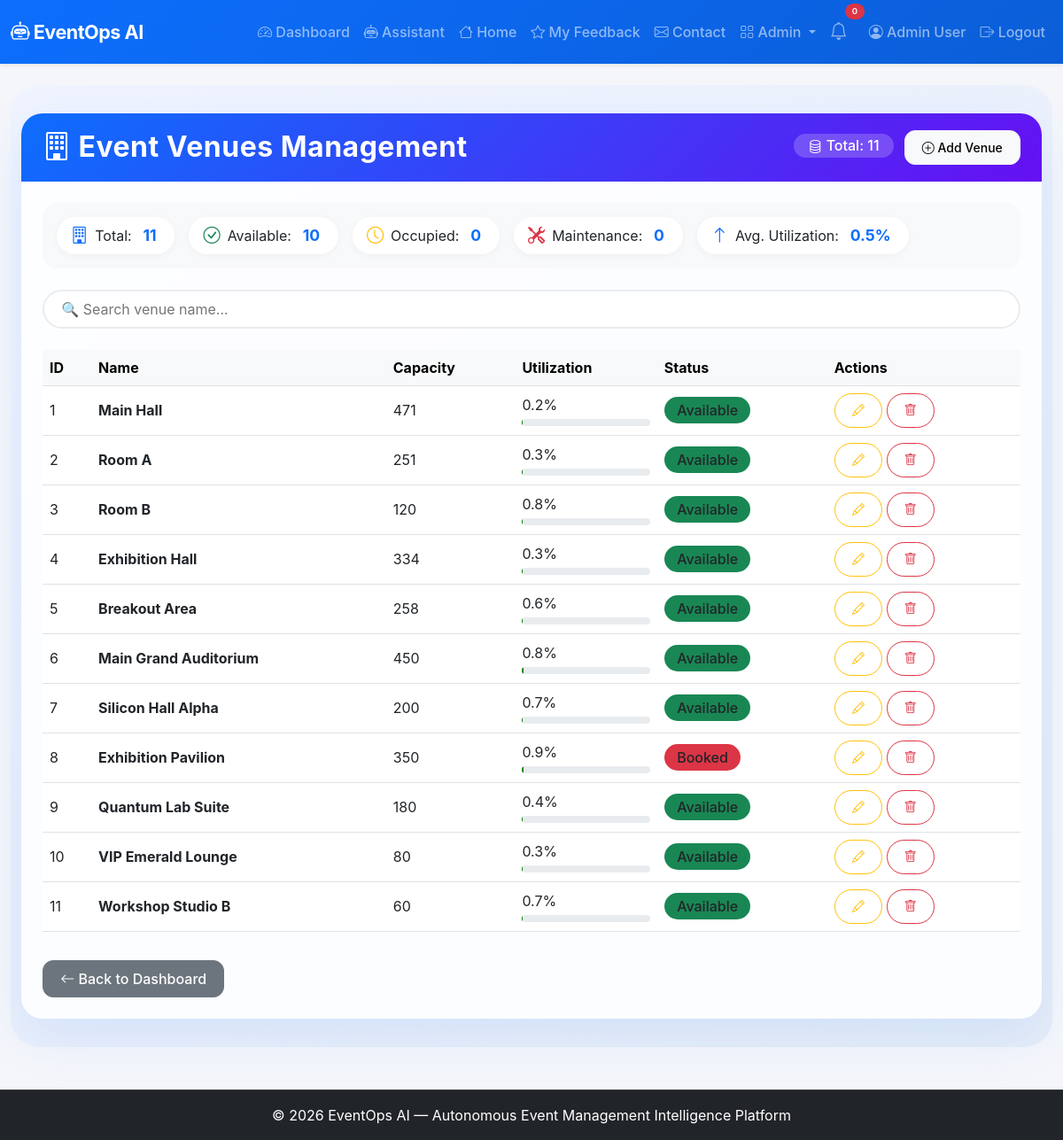
The app's page /admin/venues (signed in) with its own data.
### app.py (models this page shows, shortened)
class User(UserMixin, db.Model):
    id = db.Column(db.Integer, primary_key=True)
    name = db.Column(db.String(100), nullable=False)
    email = db.Column(db.String(100), unique=True, nullable=False)
    password_hash = db.Column(db.String(200), nullable=False)
    role = db.Column(db.String(20), default='user')
    created_at = db.Column(db.DateTime, default=lambda: datetime.now(timezone.utc))

class Venue(db.Model):
    id = db.Column(db.Integer, primary_key=True)
    name = db.Column(db.String(100), nullable=False)
    capacity = db.Column(db.Integer)
    utilization = db.Column(db.Float, default=0.0)
    status = db.Column(db.String(20), default='available')
    created_at = db.Column(db.DateTime, default=lambda: datetime.now(timezone.utc))

### app.py (the view)
@app.route('/admin/venues')
@login_required
def admin_venues():
    if current_user.role != 'admin':
        abort(403)
    venues = Venue.query.all()
    return render_template('admin_venues.html', venues=venues)

### app.py (called while the page is built)
@login_manager.user_loader
def load_user(user_id):
    return User.query.get(int(user_id))

### templates/admin_venues.html (shortened to what this page needs)
{% extends "base.html" %}
{% block content %}
<div class="admin-wrapper">
    <div class="container-fluid">
        <div class="card admin-card">
            <div class="card-header d-flex flex-wrap justify-content-between align-items-center">
                <h2 class="mb-0"><i class="bi bi-building me-2"></i>Event Venues Management</h2>
                <div>
                    <span class="total-badge"><i class="bi bi-database"></i> Total: {{ venues|length }}</span>
                    <a href="{{ url_for('admin_venue_add') }}" class="btn btn-light btn-sm ms-2">
                        <i class="bi bi-plus-circle"></i> Add Venue
                    </a>
                </div>
            </div>
            <div class="card-body">
                <div class="stats-row">
                    <div class="stat-item"><i class="bi bi-building"></i> Total: <span class="stat-num">{{ venues|length
                            }}</span></div>
                    <div class="stat-item"><i class="bi bi-check-circle text-success"></i> Available: <span
                            class="stat-num">{{ venues|selectattr('status', 'equalto', 'available')|list|length
                            }}</span></div>
                    <div class="stat-item"><i class="bi bi-clock text-warning"></i> Occupied: <span class="stat-num">{{
                            venues|selectattr('status', 'equalto', 'occupied')|list|length }}</span></div>
                    <div class="stat-item"><i class="bi bi-tools text-danger"></i> Maintenance: <span
                            class="stat-num">{{ venues|selectattr('status', 'equalto', 'maintenance')|list|length
                            }}</span></div>
                    <div class="stat-item"><i class="bi bi-arrow-up text-primary"></i> Avg. Utilization: <span
                            class="stat-num">{{ (venues|map(attribute='utilization')|sum / venues|length)|round(1) if
                            venues else 0 }}%</span></div>
                </div>
                <div class="filter-bar">
                    <input type="text" id="searchVenue" class="search-box" placeholder="🔍 Search venue name...">
                </div>
                <div class="table-responsive">
                    <table class="table table-hover align-middle" id="venueTable">
                        <thead class="table-light">
                            <tr>
                                <th>ID</th>
                                <th>Name</th>
                                <th>Capacity</th>
                                <th>Utilization</th>
                                <th>Status</th>
                                <th>Actions</th>
                            </tr>
                        </thead>
                        <tbody>
                            {% for venue in venues %}
                            <tr data-name="{{ venue.name|lower }}">
                                <td>{{ venue.id }}</td>
                                <td><strong>{{ venue.name }}</strong></td>
                                <td>{{ venue.capacity }}</td>
                                <td>
                                    {{ venue.utilization|round(1) }}%
                                    <div class="utilization-bar">
                                    </div>
                                </td>
                                <td>
                                    <span
                                        class="badge-status bg-{{ 'success' if venue.status == 'available' else 'warning' if venue.status == 'occupied' else 'danger' }}">
                                        {{ venue.status|title }}
                                    </span>
                                </td>
                                <td>
                                    <a href="{{ url_for('admin_venue_edit', venue_id=venue.id) }}"
                                        class="btn btn-sm btn-outline-warning"><i class="bi bi-pencil"></i></a>
                                    <a href="{{ url_for('admin_venue_delete', venue_id=venue.id) }}"
                                        class="btn btn-sm btn-outline-danger"
                                        onclick="return confirm('Delete this venue?')"><i class="bi bi-trash"></i></a>
                                </td>
                            </tr>
                            {% endfor %}
                        </tbody>
                    </table>
                </div>
                <div class="mt-3">
                    <a href="{{ url_for('dashboard') }}" class="btn btn-secondary">
                        <i class="bi bi-arrow-left"></i> Back to Dashboard
                    </a>
                </div>
            </div>
        </div>
    </div>
</div>
{% endblock %}

### templates/base.html (shortened to what this page needs)
<!DOCTYPE html>
<html lang="en">
<head>
    <link href="https://cdn.jsdelivr.net/npm/bootstrap@5.3.0/dist/css/bootstrap.min.css" rel="stylesheet">
    <link rel="stylesheet" href="https://cdn.jsdelivr.net/npm/bootstrap-icons@1.11.0/font/bootstrap-icons.css">
    <link rel="stylesheet" href="{{ url_for('static', filename='css/style.css') }}">
</head>
<body>
    <nav class="navbar navbar-expand-lg navbar-dark bg-primary shadow-sm">
        <div class="container-fluid">
            <a class="navbar-brand fw-bold" href="{{ url_for('index') }}">
                <i class="bi bi-robot"></i> EventOps AI
            </a>
            <div class="collapse navbar-collapse" id="navbarNav">
                <ul class="navbar-nav ms-auto align-items-lg-center">
                    {% if current_user.is_authenticated %}
                    <li class="nav-item">
                        <a class="nav-link" href="{{ url_for('dashboard') }}">
                            <i class="bi bi-speedometer2"></i> Dashboard
                        </a>
                    </li>
                    <li class="nav-item">
                        <a class="nav-link" href="{{ url_for('assistant_page') }}">
                            <i class="bi bi-robot"></i> Assistant
                        </a>
                    </li>
                    <li class="nav-item">
                        <a class="nav-link" href="{{ url_for('index') }}">
                            <i class="bi bi-house"></i> Home
                        </a>
                    </li>
                    <li class="nav-item">
                        <a class="nav-link" href="{{ url_for('feedback_list') }}">
                            <i class="bi bi-star"></i> My Feedback
                        </a>
                    </li>
                    <li class="nav-item">
                        <a class="nav-link" href="{{ url_for('contact') }}">
                            <i class="bi bi-envelope"></i> Contact
                        </a>
                    </li>
                    {% if current_user.role == 'admin' %}
                    <li class="nav-item dropdown">
                        <a class="nav-link dropdown-toggle" href="#" role="button" data-bs-toggle="dropdown">
                            <i class="bi bi-grid"></i> Admin
                        </a>
                    </li>
                    {% endif %}
                    <li class="nav-item position-relative me-2">
                        <a class="nav-link" href="#" title="Notifications" data-bs-toggle="dropdown">
                            <i class="bi bi-bell fs-5"></i>
                            <span
                                class="position-absolute top-0 start-100 translate-middle badge rounded-pill bg-danger"
                                style="font-size:0.6rem;">
                                0
                            </span>
                        </a>
                    </li>
                    <li class="nav-item">
                        <a class="nav-link" href="{{ url_for('profile') }}">
                            <i class="bi bi-person-circle"></i> {{ current_user.name }}
                        </a>
                    </li>
                    <li class="nav-item">
                        <a class="nav-link" href="{{ url_for('logout') }}">
                            <i class="bi bi-box-arrow-right"></i> Logout
                        </a>
                    </li>
                    {% endif %}
                </ul>
            </div>
        </div>
    </nav>
    <main class="container-fluid py-4">
        {% block content %}{% endblock %}
    </main>
    <footer class="footer bg-dark text-white py-3 mt-4">
        <div class="container text-center">
            <span>© 2026 EventOps AI — Autonomous Event Management Intelligence Platform</span>
        </div>
    </footer>
</body>
</html>

### static/css/style.css (style rules this page uses)
:root { --primary-color: #0d6efd; --primary-hover: #0b5ed7; --secondary-color: #6c757d; --success-color: #198754; --warning-color: #ffc107; --danger-color: #dc3545; --dark-color: #212529; --bg-light: #f8f9fa; --card-shadow: 0 8px 24px rgba(13, 110, 253, 0.08); --hover-shadow: 0 14px 30px rgba(13, 110, 253, 0.15); }
body { background-color: #f4f6fa; color: #2c3e50; font-family: -apple-system, BlinkMacSystemFont, "Segoe UI", Roboto, "Helvetica Neue", Arial, sans-serif; min-height: 100vh; display: flex; flex-direction: column; }
main { flex: 1 0 auto; }
.card { border: none; border-radius: 1.25rem; box-shadow: 0 6px 18px rgba(0,0,0,0.05); transition: transform 0.25s ease, box-shadow 0.25s ease; overflow: hidden; }
.card-header { background: transparent; border-bottom: 1px solid rgba(0, 0, 0, 0.06); font-weight: 600; padding: 1.1rem 1.4rem; }
.navbar { background: linear-gradient(135deg, #0d6efd, #0b5ed7) !important; padding-top: 0.8rem; padding-bottom: 0.8rem; }
.navbar-brand { font-size: 1.35rem; letter-spacing: -0.5px; }
.nav-link { font-weight: 500; transition: color 0.2s ease, opacity 0.2s ease; }
.btn { border-radius: 0.75rem; font-weight: 500; padding: 0.5rem 1.2rem; transition: all 0.2s ease; }
.badge { padding: 0.45em 0.8em; font-weight: 600; border-radius: 0.5rem; }
footer { border-top: 1px solid rgba(255, 255, 255, 0.1); }

### templates/admin_venues.html (style rules this page uses)
.admin-wrapper { background: linear-gradient(145deg, #f0f4ff 0%, #e6edf7 100%); padding: 2rem 0; border-radius: 2rem; }
.admin-card { border: none; border-radius: 1.5rem; box-shadow: 0 20px 60px rgba(13, 110, 253, 0.10); background: rgba(255, 255, 255, 0.85); backdrop-filter: blur(4px); overflow: hidden; }
.admin-card .card-header { background: linear-gradient(135deg, #0d6efd, #6610f2); color: white; padding: 1.2rem 1.5rem; border: none; }
.admin-card .card-header h2 { font-weight: 700; letter-spacing: 0.5px; }
.admin-card .card-body { padding: 1.5rem; }
.stats-row { display: flex; flex-wrap: wrap; gap: 1rem; margin-bottom: 1.5rem; background: #f8f9fa; border-radius: 1rem; padding: 1rem; }
.stats-row .stat-item { display: flex; align-items: center; gap: 0.5rem; background: white; padding: 0.4rem 1rem; border-radius: 50px; box-shadow: 0 2px 8px rgba(0, 0, 0, 0.04); }
.stats-row .stat-item i { font-size: 1.2rem; color: #0d6efd; }
.stats-row .stat-item .stat-num { font-weight: 700; color: #0d6efd; font-size: 1.1rem; margin: 0 0.3rem; }
.filter-bar { display: flex; flex-wrap: wrap; gap: 0.8rem; margin-bottom: 1.5rem; }
.filter-bar .search-box { flex: 1; min-width: 200px; border-radius: 50px; border: 2px solid #e9ecef; padding: 0.5rem 1.2rem; transition: all 0.2s; background: white; }
.table-hover tbody tr { transition: all 0.2s ease; }
.utilization-bar { width: 100%; height: 8px; background: #e9ecef; border-radius: 10px; overflow: hidden; margin-top: 4px; }
.badge-status { padding: 0.3rem 0.9rem; border-radius: 30px; font-weight: 500; }
.btn-outline-primary, .btn-outline-warning, .btn-outline-danger { border-radius: 30px; transition: all 0.2s; }
.total-badge { background: rgba(255, 255, 255, 0.2); padding: 0.2rem 1rem; border-radius: 30px; font-weight: 500; }

### records on screen
User: name "Admin User"
Venue: id "1", name "Main Hall", capacity "471", utilization "0.2", status "Available"
Venue: id "2", name "Room A", capacity "251", utilization "0.3", status "Available"
Venue: id "3", name "Room B", capacity "120", utilization "0.8", status "Available"
Venue: id "4", name "Exhibition Hall", capacity "334", utilization "0.3", status "Available"
Venue: id "5", name "Breakout Area", capacity "258", utilization "0.6", status "Available"
Venue: id "6", name "Main Grand Auditorium", capacity "450", utilization "0.8", status "Available"
Venue: id "7", name "Silicon Hall Alpha", capacity "200", utilization "0.7", status "Available"
Venue: id "8", name "Exhibition Pavilion", capacity "350", utilization "0.9", status "Booked"
Venue: id "9", name "Quantum Lab Suite", capacity "180", utilization "0.4", status "Available"
Venue: id "10", name "VIP Emerald Lounge", capacity "80", utilization "0.3", status "Available"
Venue: id "11", name "Workshop Studio B", capacity "60", utilization "0.7", status "Available"

### other values on screen
{{ venues|length }} "11"
{{ venues|selectattr('status', 'equalto', 'available')|list|length }} "10"
{{ venues|selectattr('status', 'equalto', 'occupied')|list|length }} "0"
{{ venues|selectattr('status', 'equalto', 'maintenance')|list|length }} "0"
